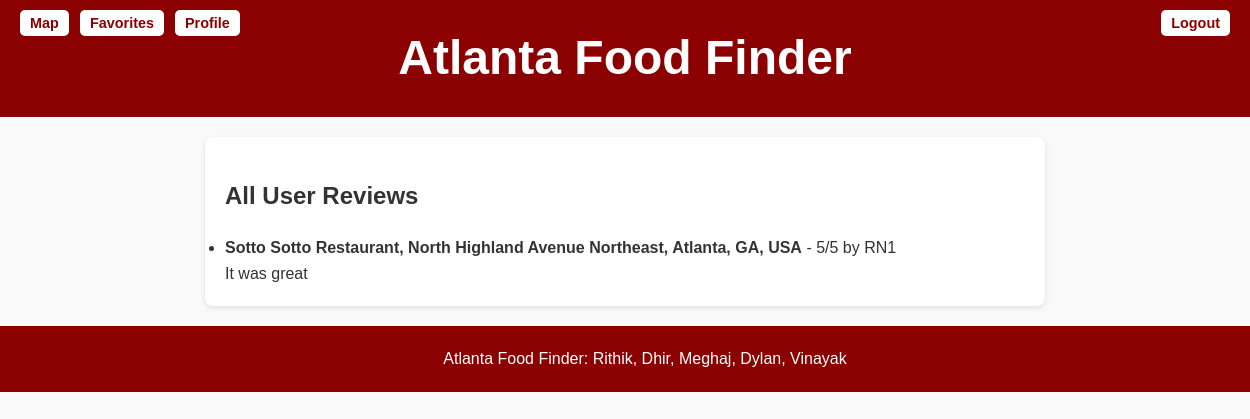
The app's page /users/all-reviews/, older data.
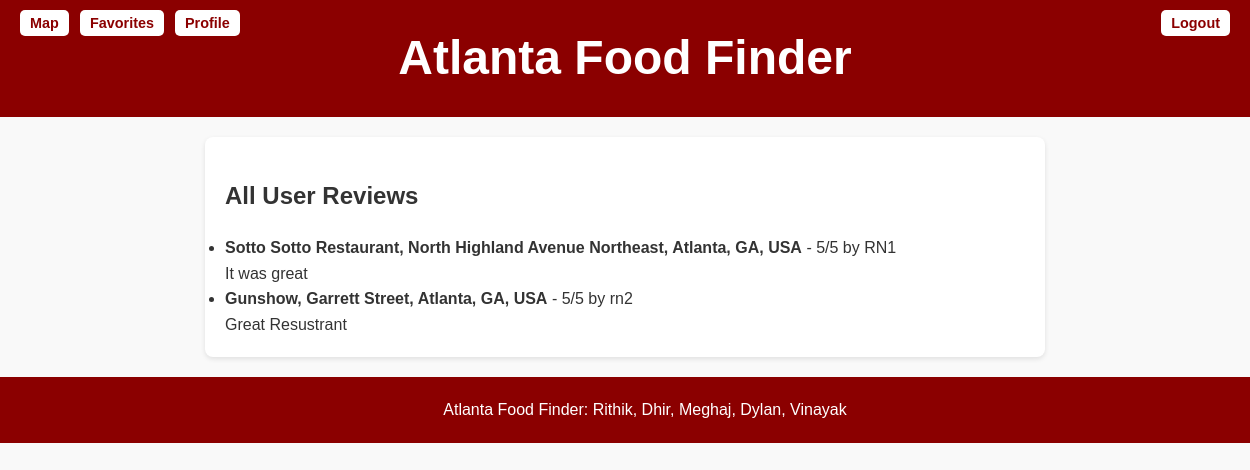
The same page, newer data.
### users/models.py (models this page shows, shortened)
class Review(models.Model):
    user = models.ForeignKey(User, on_delete=models.CASCADE)
    restaurant_name = models.CharField(max_length=255)
    rating = models.PositiveIntegerField(default=5, choices=[(i, i) for i in range(0, 6)])  # Rating from 1 to 5
    review_text = models.TextField()

### users/views.py (the view)
# urls.py: path('all-reviews/', views.all_reviews, name='all_reviews'),
def all_reviews(request):
    reviews = Review.objects.all()  # Get all reviews from all users
    return render(request, 'users/all_reviews.html', {'reviews': reviews})

### users/templates/users/all_reviews.html
{% extends "users/base.html" %}
{% block content %}
    <h2>All User Reviews</h2>
    <ul>
        {% for review in reviews %}
            <li>
                <strong>{{ review.restaurant_name }}</strong> - {{ review.rating }}/5 by {{ review.user.username }}
                <br>{{ review.review_text }}
            </li>
        {% empty %}
            <li>No reviews yet.</li>
        {% endfor %}
    </ul>
{% endblock %}

Row changes from the older to the newer data that the page shows:
added Review: restaurant_name "Gunshow, Garrett Street, Atlanta, GA, USA", rating "5", user.username "rn2", review_text "Great Resustrant"
